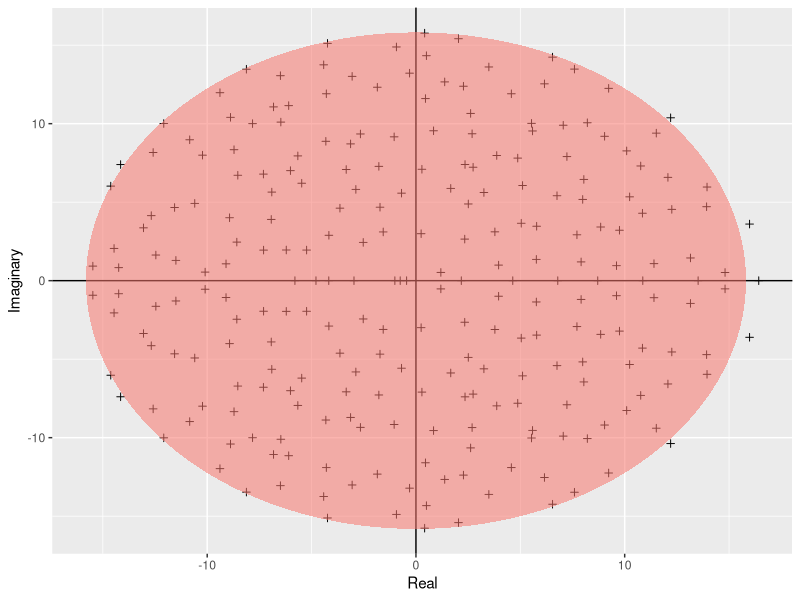

Source code (R): (Note: this script raises an error after producing the figure.)
rm(list=ls())

require(ggplot2)

build_ellipse <- function(hradius, vradius){ # function that returns an ellipse
  npoints = 250
  a <- seq(0, 2 * pi, length = npoints + 1)
  x <- hradius * cos(a)
  y <- vradius * sin(a)  
  return(data.frame(x = x, y = y))
}

N <- 250 # Assign size of the matrix

M <- matrix(rnorm(N * N), N, N) # Build the matrix

eigvals <- eigen(M)$values # Find the eigenvalues

eigDF <- data.frame("Real" = Re(eigvals), "Imaginary" = Im(eigvals)) # Build a dataframe

my_radius <- sqrt(N) # The radius of the circle is sqrt(N)

ellDF <- build_ellipse(my_radius, my_radius) # Dataframe to plot the ellipse

names(ellDF) <- c("Real", "Imaginary") # rename the columns

# plot the eigenvalues
p <- ggplot(eigDF, aes(x = Real, y = Imaginary))
p <- p +
  geom_point(shape = I(3)) +
  theme(legend.position = "none")

# now add the vertical and horizontal line
p <- p + geom_hline(aes(yintercept = 0))
p <- p + geom_vline(aes(xintercept = 0))

# finally, add the ellipse
p <- p + geom_polygon(data = ellDF, aes(x = Real, y = Imaginary, alpha = 1/20, fill = "red"))
p

pdf("../results/Girko.pdf",
    11.7, 8.3)
p
dev.off()
